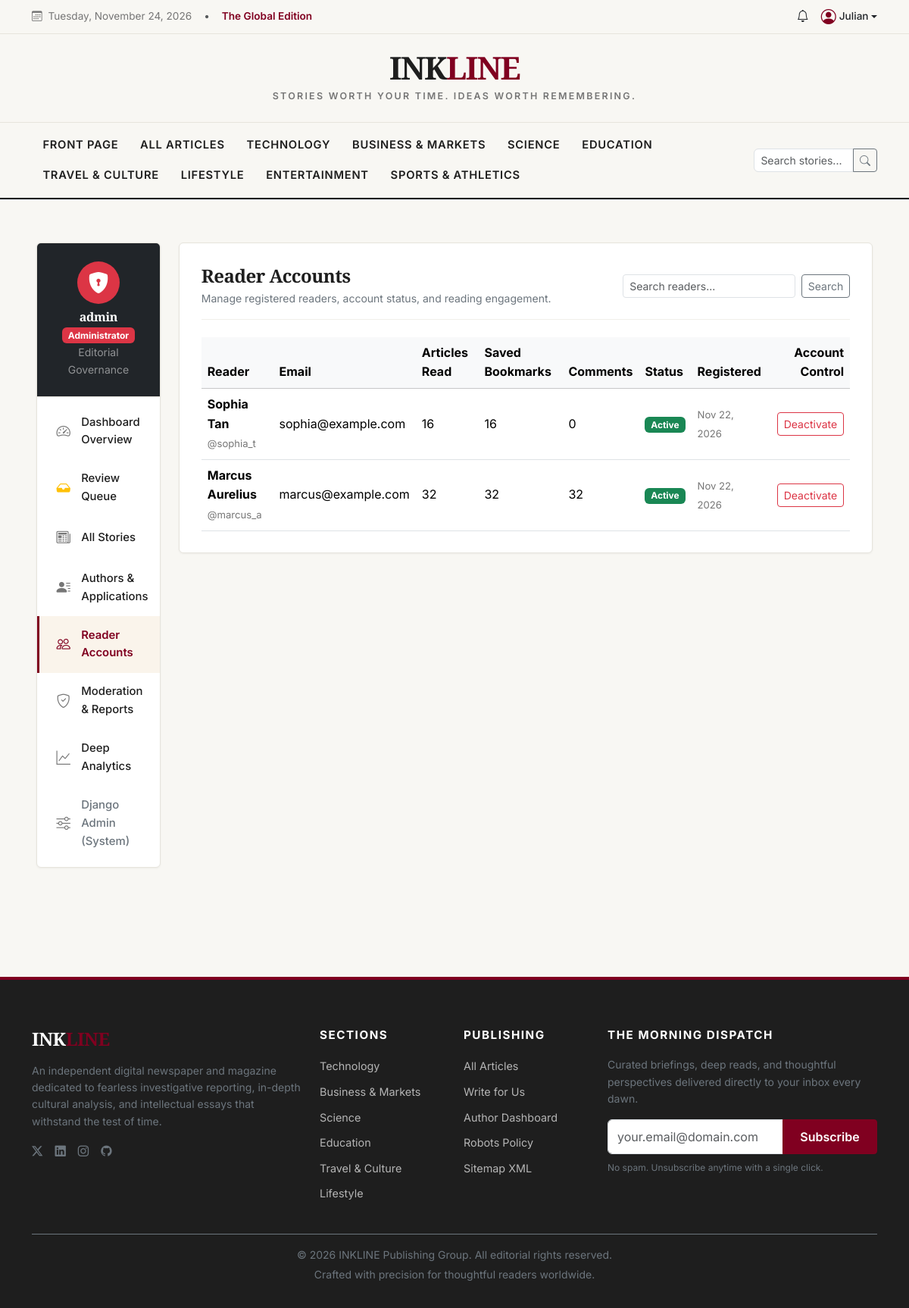
The page /dashboard/admin-portal/readers/ (signed in) on the database its author committed.
### accounts/models.py (models this page shows, shortened)
class CustomUser(AbstractUser):
    class Role(models.TextChoices):
        READER = 'READER', 'Reader'
        AUTHOR = 'AUTHOR', 'Author'
        ADMIN = 'ADMIN', 'Administrator'
    email = models.EmailField(unique=True, verbose_name='Email Address')
    role = models.CharField(max_length=20, choices=Role.choices, default=Role.READER)
    is_email_verified = models.BooleanField(default=False)
    email_verification_token = models.CharField(max_length=100, blank=True, null=True)
    created_at = models.DateTimeField(default=timezone.now)
    USERNAME_FIELD = 'username'
    REQUIRED_FIELDS = ['email']
    @property
    def is_author(self):
        return self.role == self.Role.AUTHOR or hasattr(self, 'author_profile') and self.author_profile.is_approved

### articles/models.py (models this page shows, shortened)
class Category(models.Model):
    name = models.CharField(max_length=100, unique=True)
    slug = models.SlugField(max_length=120, unique=True)
    description = models.TextField(blank=True)
    icon = models.CharField(max_length=50, default='bi-newspaper', help_text='Bootstrap Icon class')
    accent_color = models.CharField(max_length=30, default='#800020', help_text='Hex color code')
    order = models.PositiveIntegerField(default=0)
    is_active = models.BooleanField(default=True)
    class Meta:
        verbose_name_plural = 'Categories'
        ordering = ['order', 'name']

### dashboards/views.py (the view)
# urls.py: path('admin-portal/readers/', views.admin_readers_view, name='admin_readers'),
@admin_required
def admin_readers_view(request):
    readers_qs = CustomUser.objects.filter(role=CustomUser.Role.READER).annotate(
        read_count=Count('reading_history'),
        bookmark_count=Count('bookmarks'),
        comment_count=Count('article_comments')
    ).order_by('-date_joined')
    search = request.GET.get('q', '').strip()
    if search:
        readers_qs = readers_qs.filter(
            Q(username__icontains=search) | Q(email__icontains=search) | Q(first_name__icontains=search)
        )
    paginator = Paginator(readers_qs, 20)
    page_obj = paginator.get_page(request.GET.get('page'))
    return render(request, 'admin_dashboard/readers_management.html', {
        'page_obj': page_obj,
    })

### templates/admin_dashboard/readers_management.html (shortened to what this page needs)
{% extends 'admin_dashboard/base_admin.html' %}
{% block admin_content %}
<div class="dashboard-card">
    <div class="dashboard-card-header flex-wrap gap-2">
        <div>
            <h4 class="font-serif fw-bold mb-1">Reader Accounts</h4>
            <p class="text-secondary small mb-0">Manage registered readers, account status, and reading engagement.</p>
        </div>
        <form method="GET" class="d-flex" style="max-width: 300px;">
            <input type="text" name="q" class="form-control form-control-sm me-2" placeholder="Search readers..." value="{{ request.GET.q }}">
            <button class="btn btn-sm btn-outline-secondary" type="submit">Search</button>
        </form>
    </div>
    <div class="table-responsive">
        <table class="table table-hover align-middle mb-0">
            <thead class="table-light">
                <tr>
                    <th>Reader</th>
                    <th>Email</th>
                    <th>Articles Read</th>
                    <th>Saved Bookmarks</th>
                    <th>Comments</th>
                    <th>Status</th>
                    <th>Registered</th>
                    <th class="text-end">Account Control</th>
                </tr>
            </thead>
            <tbody>
                {% for reader in page_obj %}
                    <tr>
                        <td>
                            <strong class="d-block">{{ reader.first_name }} {{ reader.last_name }}</strong>
                            <span class="meta-text">@{{ reader.username }}</span>
                        </td>
                        <td>{{ reader.email }}</td>
                        <td>{{ reader.read_count }}</td>
                        <td>{{ reader.bookmark_count }}</td>
                        <td>{{ reader.comment_count }}</td>
                        <td>
                            {% if reader.is_active %}
                                <span class="badge bg-success">Active</span>
                            {% else %}
                                <span class="badge bg-danger">Deactivated</span>
                            {% endif %}
                        </td>
                        <td><span class="meta-text">{{ reader.date_joined|date:"M j, Y" }}</span></td>
                        <td class="text-end">
                            <form action="{% url 'admin_toggle_user_active' reader.id %}" method="POST" class="d-inline" onsubmit="return confirm('Toggle active status for this user?');">
                                <button type="submit" class="btn btn-sm {% if reader.is_active %}btn-outline-danger{% else %}btn-success{% endif %}">
                                    {% if reader.is_active %}Deactivate{% else %}Activate{% endif %}
                                </button>
                            </form>
                        </td>
                    </tr>
                {% empty %}
                    <tr>
                        <td colspan="8" class="text-center py-4 text-muted">No reader accounts found.</td>
                    </tr>
                {% endfor %}
            </tbody>
        </table>
    </div>
</div>
{% endblock %}

### templates/admin_dashboard/base_admin.html (shortened to what this page needs)
{% extends 'base.html' %}
{% load static %}
{% block content %}
<div class="container-fluid px-lg-5 dashboard-wrapper">
    <div class="row g-4">
        <div class="col-lg-3 col-xl-2">
            <div class="dashboard-sidebar">
                <div class="user-header bg-dark text-white">
                    <div class="rounded-circle bg-danger text-white d-flex align-items-center justify-content-center mx-auto mb-2" style="width: 56px; height: 56px;">
                        <i class="bi bi-shield-lock-fill fs-3"></i>
                    </div>
                    <h6 class="fw-bold mb-0 text-white">{{ user.username }}</h6>
                    <span class="badge bg-danger">Administrator</span>
                    <div class="text-white-50 small">Editorial Governance</div>
                </div>
                <nav class="py-2">
                    <a href="{% url 'admin_overview' %}" class="dashboard-nav-item {% if request.resolver_match.url_name == 'admin_overview' %}active{% endif %}">
                        <i class="bi bi-speedometer2"></i> Dashboard Overview
                    </a>
                    <a href="{% url 'admin_review_queue' %}" class="dashboard-nav-item {% if request.resolver_match.url_name == 'admin_review_queue' or request.resolver_match.url_name == 'admin_review_detail' %}active{% endif %}">
                        <i class="bi bi-inbox-fill text-warning"></i> Review Queue
                    </a>
                    <a href="{% url 'admin_all_articles' %}" class="dashboard-nav-item {% if request.resolver_match.url_name == 'admin_all_articles' %}active{% endif %}">
                        <i class="bi bi-newspaper"></i> All Stories
                    </a>
                    <a href="{% url 'admin_authors' %}" class="dashboard-nav-item {% if request.resolver_match.url_name == 'admin_authors' or request.resolver_match.url_name == 'admin_review_author_application' %}active{% endif %}">
                        <i class="bi bi-person-lines-fill"></i> Authors & Applications
                    </a>
                    <a href="{% url 'admin_readers' %}" class="dashboard-nav-item {% if request.resolver_match.url_name == 'admin_readers' %}active{% endif %}">
                        <i class="bi bi-people"></i> Reader Accounts
                    </a>
                    <a href="{% url 'admin_content_moderation' %}" class="dashboard-nav-item {% if request.resolver_match.url_name == 'admin_content_moderation' %}active{% endif %}">
                        <i class="bi bi-shield-check"></i> Moderation & Reports
                    </a>
                    <a href="{% url 'admin_analytics' %}" class="dashboard-nav-item {% if request.resolver_match.url_name == 'admin_analytics' %}active{% endif %}">
                        <i class="bi bi-graph-up"></i> Deep Analytics
                    </a>
                    <a href="/admin/" target="_blank" class="dashboard-nav-item text-secondary">
                        <i class="bi bi-sliders"></i> Django Admin (System)
                    </a>
                </nav>
            </div>
        </div>
        <div class="col-lg-9 col-xl-10">
            {% block admin_content %}{% endblock %}
        </div>
    </div>
</div>
{% endblock %}

### templates/components/navbar.html (shortened to what this page needs)
<header class="border-bottom">
    <div class="ink-topbar">
        <div class="container d-flex justify-content-between align-items-center flex-wrap gap-2">
            <div class="d-flex align-items-center gap-3">
                <span><i class="bi bi-calendar3 me-1"></i> {% now "l, F j, Y" %}</span>
                <span class="d-none d-md-inline text-muted">•</span>
                <span class="d-none d-md-inline fw-semibold text-burgundy">The Global Edition</span>
            </div>
            <div class="d-flex align-items-center gap-3">
                {% if user.is_authenticated %}
                    <a href="{% url 'reader_notifications' %}" class="text-decoration-none text-dark position-relative">
                        <i class="bi bi-bell fs-6"></i>
                    </a>
                    <div class="dropdown">
                        <a href="#" class="d-flex align-items-center text-dark text-decoration-none dropdown-toggle fw-medium" id="userMenu" data-bs-toggle="dropdown" aria-expanded="false">
                            <i class="bi bi-person-circle fs-5 me-1 text-burgundy"></i>
                            <span>{{ user.first_name|default:user.username }}</span>
                        </a>
                    </div>
                {% else %}
                    <a href="{% url 'login' %}" class="text-decoration-none fw-semibold text-dark me-2">Sign In</a>
                    <a href="{% url 'register' %}" class="btn btn-sm btn-ink-primary">Get Unlimited Access</a>
                {% endif %}
            </div>
        </div>
    </div>
    <div class="container text-center py-4">
        <a href="{% url 'homepage' %}" class="ink-brand">
            INK<span>LINE</span>
        </a>
        <div class="ink-tagline">Stories worth your time. Ideas worth remembering.</div>
    </div>
    <nav class="ink-navbar">
        <div class="container d-flex justify-content-between align-items-center">
            <div class="d-flex align-items-center flex-wrap overflow-x-auto py-1">
                <a class="ink-nav-link {% if request.path == '/' %}active{% endif %}" href="{% url 'homepage' %}">Front Page</a>
                <a class="ink-nav-link {% if request.path == '/articles/' and not request.GET.category %}active{% endif %}" href="{% url 'article_list' %}">All Articles</a>
                {% for category in global_categories %}
                    <a class="ink-nav-link {% if request.resolver_match.kwargs.slug == category.slug %}active{% endif %}" href="{% url 'category_detail' category.slug %}">
                        {{ category.name }}
                    </a>
                {% endfor %}
            </div>
            <form action="{% url 'search' %}" method="GET" class="d-none d-lg-flex align-items-center ms-3" style="max-width: 240px;">
                <div class="input-group input-group-sm">
                    <input type="text" name="q" class="form-control rounded-start" placeholder="Search stories..." value="{{ request.GET.q }}">
                    <button class="btn btn-outline-secondary" type="submit"><i class="bi bi-search"></i></button>
                </div>
            </form>
        </div>
    </nav>
</header>

### templates/components/footer.html (shortened to what this page needs)
<footer class="ink-footer">
    <div class="container">
        <div class="row g-4 mb-4">
            <div class="col-lg-4">
                <h4 class="text-white font-serif fw-bold mb-3">INK<span class="text-burgundy">LINE</span></h4>
                <p class="text-secondary small">
                    An independent digital newspaper and magazine dedicated to fearless investigative reporting, in-depth cultural analysis, and intellectual essays that withstand the test of time.
                </p>
                <div class="d-flex gap-3 fs-5 mt-3">
                    <a href="#" class="text-secondary"><i class="bi bi-twitter-x"></i></a>
                    <a href="#" class="text-secondary"><i class="bi bi-linkedin"></i></a>
                    <a href="#" class="text-secondary"><i class="bi bi-instagram"></i></a>
                    <a href="#" class="text-secondary"><i class="bi bi-github"></i></a>
                </div>
            </div>
            <div class="col-6 col-md-3 col-lg-2">
                <h5>Sections</h5>
                <ul class="list-unstyled">
                    {% for cat in global_categories|slice:":6" %}
                        <li class="mb-2"><a href="{% url 'category_detail' cat.slug %}">{{ cat.name }}</a></li>
                    {% endfor %}
                </ul>
            </div>
            <div class="col-6 col-md-3 col-lg-2">
                <h5>Publishing</h5>
                <ul class="list-unstyled">
                    <li class="mb-2"><a href="{% url 'article_list' %}">All Articles</a></li>
                    <li class="mb-2"><a href="{% url 'author_application' %}">Write for Us</a></li>
                    {% if user.is_authenticated and user.is_author %}
                        <li class="mb-2"><a href="{% url 'author_overview' %}">Author Dashboard</a></li>
                    {% endif %}
                    <li class="mb-2"><a href="{% url 'robots_txt' %}">Robots Policy</a></li>
                    <li class="mb-2"><a href="{% url 'sitemap_xml' %}">Sitemap XML</a></li>
                </ul>
            </div>
            <div class="col-md-6 col-lg-4">
                <h5>The Morning Dispatch</h5>
                <p class="text-secondary small">Curated briefings, deep reads, and thoughtful perspectives delivered directly to your inbox every dawn.</p>
                <form id="newsletter-subscription-form">
                    <div class="input-group mb-2">
                        <input type="email" name="email" id="newsletter-email-input" class="form-control" placeholder="your.email@domain.com" required>
                        <button class="btn btn-ink-primary" type="submit">Subscribe</button>
                    </div>
                </form>
                <div class="text-secondary" style="font-size: 0.75rem;">No spam. Unsubscribe anytime with a single click.</div>
            </div>
        </div>
        <div class="border-top border-secondary pt-3 mt-4 text-center text-secondary small">
            <p class="mb-1">&copy; {% now "Y" %} INKLINE Publishing Group. All editorial rights reserved.</p>
            <p class="mb-0">Crafted with precision for thoughtful readers worldwide.</p>
        </div>
    </div>
</footer>

### rows shown on the page
CustomUser: first_name "Julian", username "admin"
Category: name "TECHNOLOGY", name "Technology"
Category: name "BUSINESS & MARKETS", name "Business & Markets"
Category: name "SCIENCE", name "Science"
Category: name "EDUCATION", name "Education"
Category: name "TRAVEL & CULTURE", name "Travel & Culture"
Category: name "LIFESTYLE", name "Lifestyle"
Category: name "ENTERTAINMENT"
Category: name "SPORTS & ATHLETICS"
CustomUser: first_name "Sophia", last_name "Tan", username "sophia_t", email "sophia@example.com", read_count "16", bookmark_count "16", comment_count "0", is_active "Active", date_joined "Nov 22, 2026"
CustomUser: first_name "Marcus", last_name "Aurelius", username "marcus_a", email "marcus@example.com", read_count "32", bookmark_count "32", comment_count "32", is_active "Active", date_joined "Nov 22, 2026"
